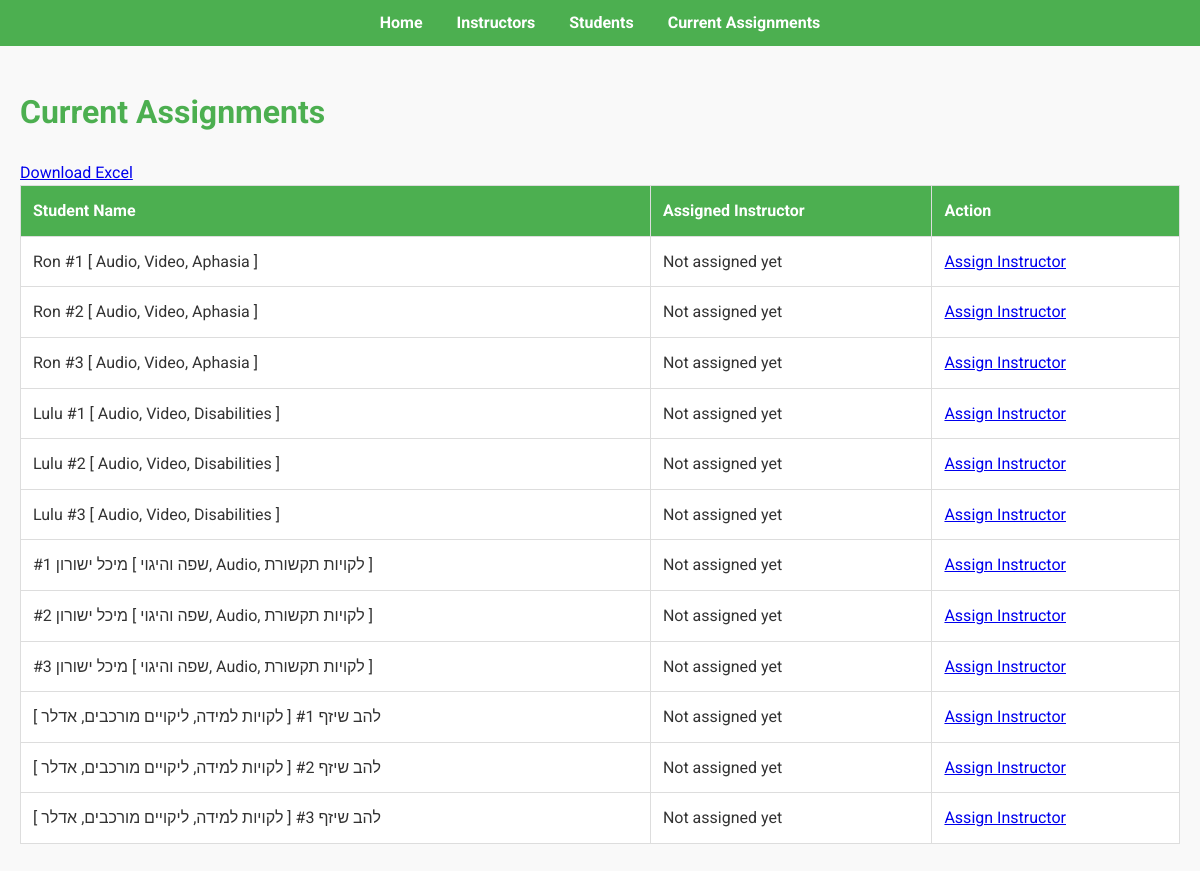
The app's page /current_assignments, older data.
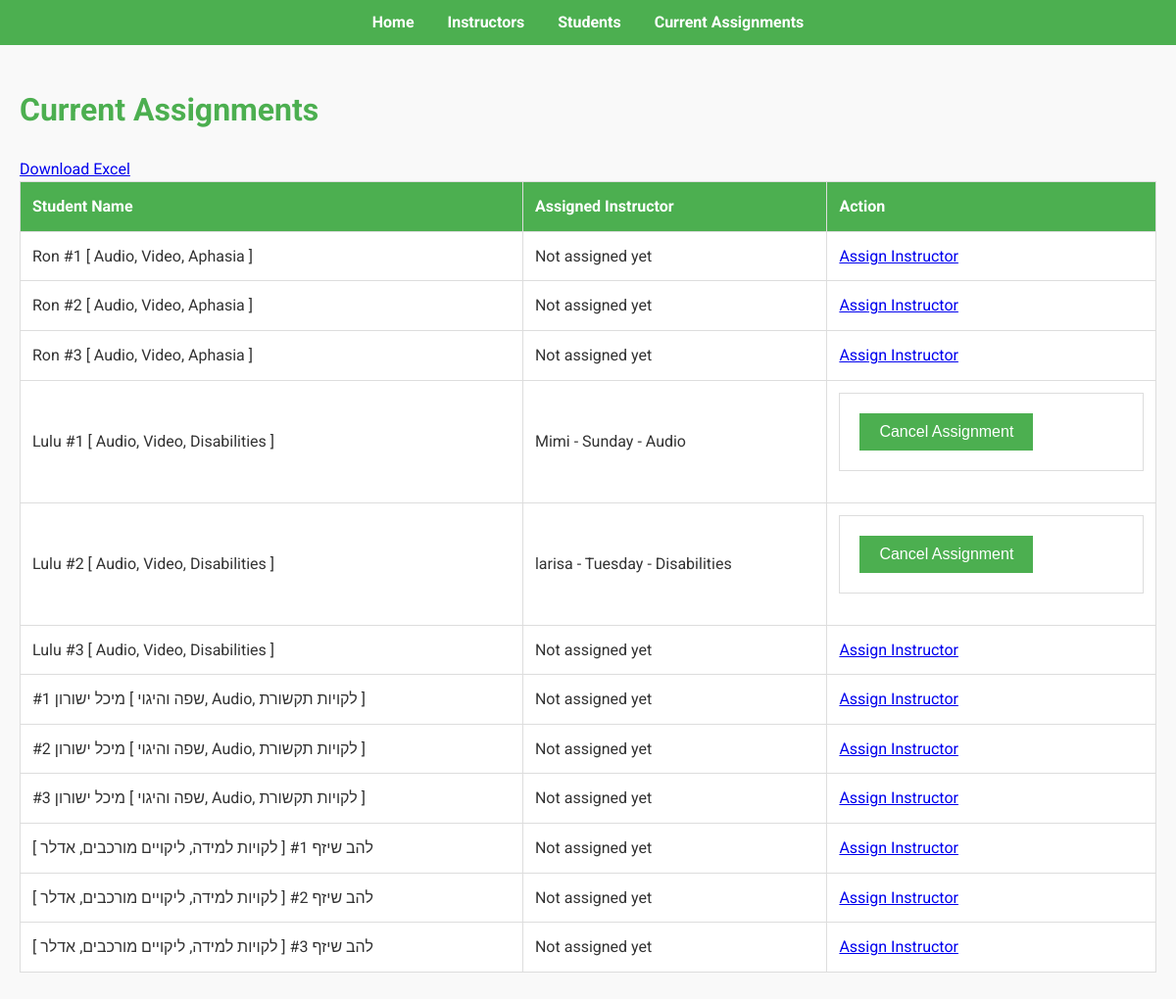
The same page, newer data.
### app/models.py (models this page shows)
class Student(db.Model):
    id = db.Column(db.Integer, primary_key=True)
    name = db.Column(db.String(128), nullable=False)
    preferred_fields = db.Column(db.String(128), nullable=False)
    preferred_practice_area = db.Column(db.String(128), nullable=False)
    assignments = db.relationship('Assignment', backref='student', lazy=True)

class ClinicalInstructor(db.Model):
    id = db.Column(db.Integer, primary_key=True)
    name = db.Column(db.String(128), nullable=False)
    practice_location = db.Column(db.String(128), nullable=False)
    area_of_expertise = db.Column(db.String(128), nullable=False)
    city = db.Column(db.String(128), nullable=False)
    address = db.Column(db.String(128), nullable=False)
    phone = db.Column(db.String(20), nullable=False)
    email = db.Column(db.String(128), nullable=False)
    relevant_semesters = db.Column(db.String(128), nullable=False)
    years_of_experience = db.Column(db.Integer, nullable=False)
    available_days_to_assign = db.Column(db.String(128), nullable=False)
    max_students_per_day = db.Column(db.Integer, nullable=False, default=1)  # New field
    assignments = db.relationship('Assignment', backref='instructor', lazy=True)

class Assignment(db.Model):
    id = db.Column(db.Integer, primary_key=True)
    student_id = db.Column(db.Integer, db.ForeignKey('student.id'), nullable=False)
    instructor_id = db.Column(db.Integer, db.ForeignKey('clinical_instructor.id'), nullable=False)
    assigned_day = db.Column(db.String(128), nullable=False)

### app/routes.py (the view)
@bp.route('/current_assignments')
def current_assignments():
    students = Student.query.all()
    assignments = Assignment.query.all()
    student_assignments = {}
    for student in students:
        student_assignments[student.id] = {
            'name': student.name,
            'preferred_fields': student.preferred_fields.split(','),
            'assignments': [None, None, None]  # Placeholder for three assignments
        }
    for assignment in assignments:
        student_id = assignment.student_id
        student_data = student_assignments[student_id]
        for i, preferred_field in enumerate(student_data['preferred_fields']):
            if len(student_data['assignments']) > i and student_data['assignments'][i] is None:
                student_data['assignments'][i] = assignment
                break
    return render_template('current_assignments.html', student_assignments=student_assignments)

### app/templates/current_assignments.html (shortened to what this page needs)
{% extends "base.html" %}
{% block content %}
<h1>Current Assignments</h1>
<a href="{{ url_for('main.download_assignments') }}" class="btn btn-primary">Download Excel</a>
<table border="1">
    <thead>
        <tr>
            <th>Student Name</th>
            <th>Assigned Instructor</th>
            <th>Action</th>
        </tr>
    </thead>
    <tbody>
        {% for student_id, student_data in student_assignments.items() %}
            {% set row_class = loop.index0 % 2 == 0 and 'even-row' or 'odd-row' %}
            {% for i in range(3) %}
                <tr class="{{ row_class }}">
                    <td>{{ student_data.name }} #{{ i + 1 }} [ {{ student_data.preferred_fields | join(', ') }} ]</td>
                    {% if student_data.assignments[i] %}
                        {% set reason = student_data.assignments[i].instructor.area_of_expertise not in student_data.preferred_fields and 'yellow-background' %}
                        <td class="{{ reason }}">{{ student_data.assignments[i].instructor.name }} - {{ student_data.assignments[i].assigned_day }} - {{ student_data.assignments[i].instructor.area_of_expertise }}</td>
                        <td>
                            <form method="post" action="{{ url_for('main.remove_assignment', assignment_id=student_data.assignments[i].id) }}">
                                <button type="submit">Cancel Assignment</button>
                            </form>
                        </td>
                    {% else %}
                        <td>Not assigned yet</td>
                        <td>
                            <div class="student" onmouseover="fetchInstructors('{{ student_id }}', this.querySelector('.instructors-tooltip'))" data-student-id="{{ student_id }}">
                                <a href="{{ url_for('main.assign_instructor', student_id=student_id) }}">Assign Instructor</a>
                            </div>
                        </td>
                    {% endif %}
                </tr>
            {% endfor %}
        {% endfor %}
    </tbody>
</table>
{% endblock %}

### app/templates/base.html (shortened to what this page needs)
<!DOCTYPE html>
<html>
<head>
    <link rel="stylesheet" type="text/css" href="{{ url_for('static', filename='css/styles.css') }}">
</head>
<body>
    <nav>
        <a href="{{ url_for('main.main_view') }}">Home</a>
        <a href="{{ url_for('main.instructors_view') }}">Instructors</a>
        <a href="{{ url_for('main.students_view') }}">Students</a>
        <a href="{{ url_for('main.current_assignments') }}">Current Assignments</a>
    </nav>
    <div class="content">
        {% block content %}{% endblock %}
    </div>
</body>
</html>

### app/static/css/styles.css (style rules this page uses)
:root { --primary-color: #4CAF50; --secondary-color: #FFC107; --light-gray: #f2f2f2; --white: #ffffff; --light-green: lightgreen; --light-coral: lightcoral; }
body { font-family: 'Roboto', sans-serif; background-color: #F9F9F9; color: #333333; margin: 0; padding: 0; line-height: 1.6; }
nav { background-color: var(--primary-color); padding: 10px; text-align: center; }
nav a { color: var(--white); text-decoration: none; margin: 0 15px; font-weight: bold; }
.content { padding: 20px; }
h1, h2, h3 { color: var(--primary-color); }
table { width: 100%; border-collapse: collapse; margin-bottom: 20px; }
th, td { border: 1px solid #dddddd; padding: 12px; text-align: left; }
th { background-color: var(--primary-color); color: var(--white); }
td { background-color: var(--white); }
.even-row { background-color: var(--light-gray) !important; }
.odd-row { background-color: var(--white) !important; }
button, input[type="submit"] { background-color: var(--primary-color); color: var(--white); border: none; padding: 10px 20px; cursor: pointer; font-size: 16px; }
form { background-color: var(--white); padding: 20px; border: 1px solid #dddddd; margin-bottom: 20px; }
.student { position: relative; display: inline-block; cursor: pointer; }

### app/templates/current_assignments.html (style rules this page uses)
.even-row { background-color: #f2f2f2 !important; }
.odd-row { background-color: #ffffff !important; }
.student { position: relative; display: inline-block; }

Row changes from the older to the newer data that the page shows:
now on this page (row unchanged): ClinicalInstructor: name "Mimi", area_of_expertise "Audio"
added Assignment: assigned_day "Sunday"
now on this page (row unchanged): ClinicalInstructor: name "larisa", area_of_expertise "Disabilities"
added Assignment: assigned_day "Tuesday"
Text that changed along with them:
list line gone: "Lulu Lulu"
new list line: "Lulu Lulu"
list line gone: "# 1 [ Audio, Video, Disabilities ] Not assigned yet Assign Instructor # 2 [ Audio, Video, Disabilities ] Not assigned yet Assign Instructor"
new list line: "# 1 [ Audio, Video, Disabilities ] - - Cancel Assignment # 2 [ Audio, Video, Disabilities ] - - Cancel Assignment"
